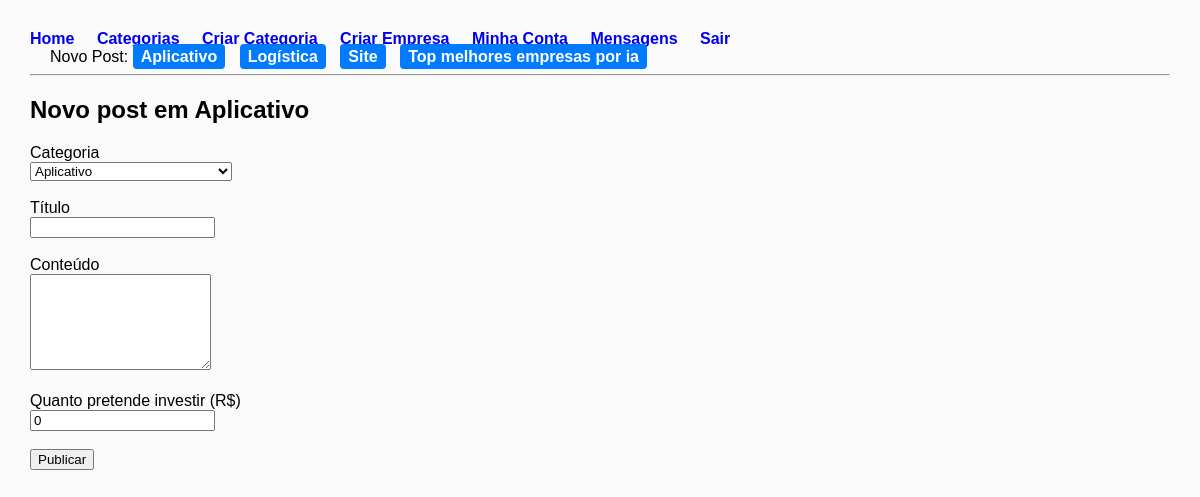
The app's page /posts/new/3 (signed in) with its own data.
### app.py (models this page shows)
class Category(db.Model):
    id = db.Column(db.Integer, primary_key=True)
    name = db.Column(db.String(120), unique=True, nullable=False)
    description = db.Column(db.String(300))
    created_at = db.Column(db.DateTime, default=datetime.utcnow)
    companies = db.relationship("Company", backref="category", lazy=True)

### app.py (the view, shortened to what this page needs)
@app.route("/posts/new/<int:category_id>", methods=["GET", "POST"])
def new_post(category_id):
    if "company_id" not in session:
        return redirect("/login")
    category = Category.query.get_or_404(category_id)
    categories = Category.query.order_by(Category.name).all()
    return render_template("new_post.html", category=category, categories=categories)

### templates/new_post.html
{% extends "base.html" %}
{% block content %}
<h2>Novo post em {{ category.name }}</h2>
<form method="POST">
  <label>Categoria</label><br>
  <select name="category_id" required>
      {% for cat in categories %}
        <option value="{{ cat.id }}" {% if cat.id == category.id %}selected{% endif %}>
            {{ cat.name }}
        </option>
      {% endfor %}
  </select>
  <br><br>
  <label>Título</label><br>
  <input name="title" required><br><br>
  <label>Conteúdo</label><br>
  <textarea name="content" rows="6"></textarea><br><br>
  <label>Quanto pretende investir (R$)</label><br>
  <input name="investment" type="number" min="0" value="0"><br><br>
  <button type="submit">Publicar</button>
</form>
{% endblock %}

### templates/base.html (shortened to what this page needs)
<!DOCTYPE html>
<html lang="pt-br">
<head>
</head>
<body>
  <nav>
    <a href="/">Home</a>
    <a href="/categories">Categorias</a>
    <a href="{{ url_for('new_category') }}">Criar Categoria</a>
    <a href="/companies/create">Criar Empresa</a>
    {% if session.get("company_id") %}
      <a href="/my_account">Minha Conta</a>
      <a href="/messages">Mensagens</a>
      <a href="/logout">Sair</a>
      {% if categories %}
        <div class="new-post-menu">
          <span>Novo Post:</span>
          {% for cat in categories %}
            <a href="{{ url_for('new_post', category_id=cat.id) }}">{{ cat.name }}</a>
          {% endfor %}
        </div>
      {% endif %}
    {% else %}
      <a href="/login">Entrar</a>
    {% endif %}
  </nav>
  <hr>
  {% block content %}{% endblock %}
</body>
</html>

### templates/base.html (style rules this page uses)
body { font-family: Arial, sans-serif; margin: 30px; background:#fafafa }
nav a { margin-right:18px; text-decoration:none; font-weight:bold }
.new-post-menu { margin-left: 20px; display:inline-block; }
.new-post-menu a { margin-right:10px; background:#007BFF; color:#fff; padding:4px 8px; border-radius:4px; text-decoration:none; }

### records on screen
Category: name "Aplicativo"
Category: name "Logística"
Category: name "Site"
Category: name "Top melhores empresas por ia"

### other values on screen
form field category_id "Aplicativo"
